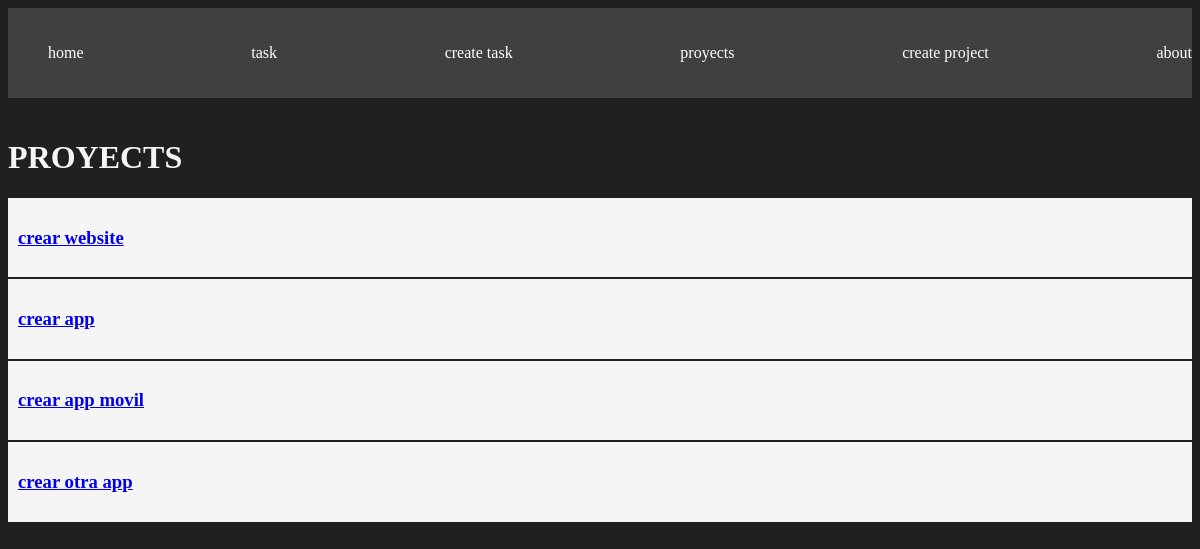
/projects/, run on the app's committed database.
### myapp/models.py (models this page shows, shortened)
class Project(models.Model):
    name=models.CharField(max_length=200)

### myapp/views.py (the view)
# urls.py: path('projects/', views.projects, name="projects"),
def projects(request):
    projects = list(Project.objects.values())
    return render(request,'projects/projects.html',{
        'projects': projects
    })

### myapp/templates/projects/projects.html
{% extends 'layouts/base.html' %}
{% block content %}
<h1>PROYECTS</h1>
{% for project in projects %}
<article class="card">
    <a href="{% url 'detail_project' project.id %}">
        <h3>{{project.name}}</h3>
    </a>
</article>
{% endfor %}
{% endblock %}

### myapp/static/css/main.css (style rules this page uses)
body { background: #202020; color: whitesmoke; }
.card { background: whitesmoke; padding: 10px; margin-bottom: 2px; color: black; }

### data on the page
Project: name "crear website"
Project: name "crear app"
Project: name "crear app movil"
Project: name "crear otra app"
